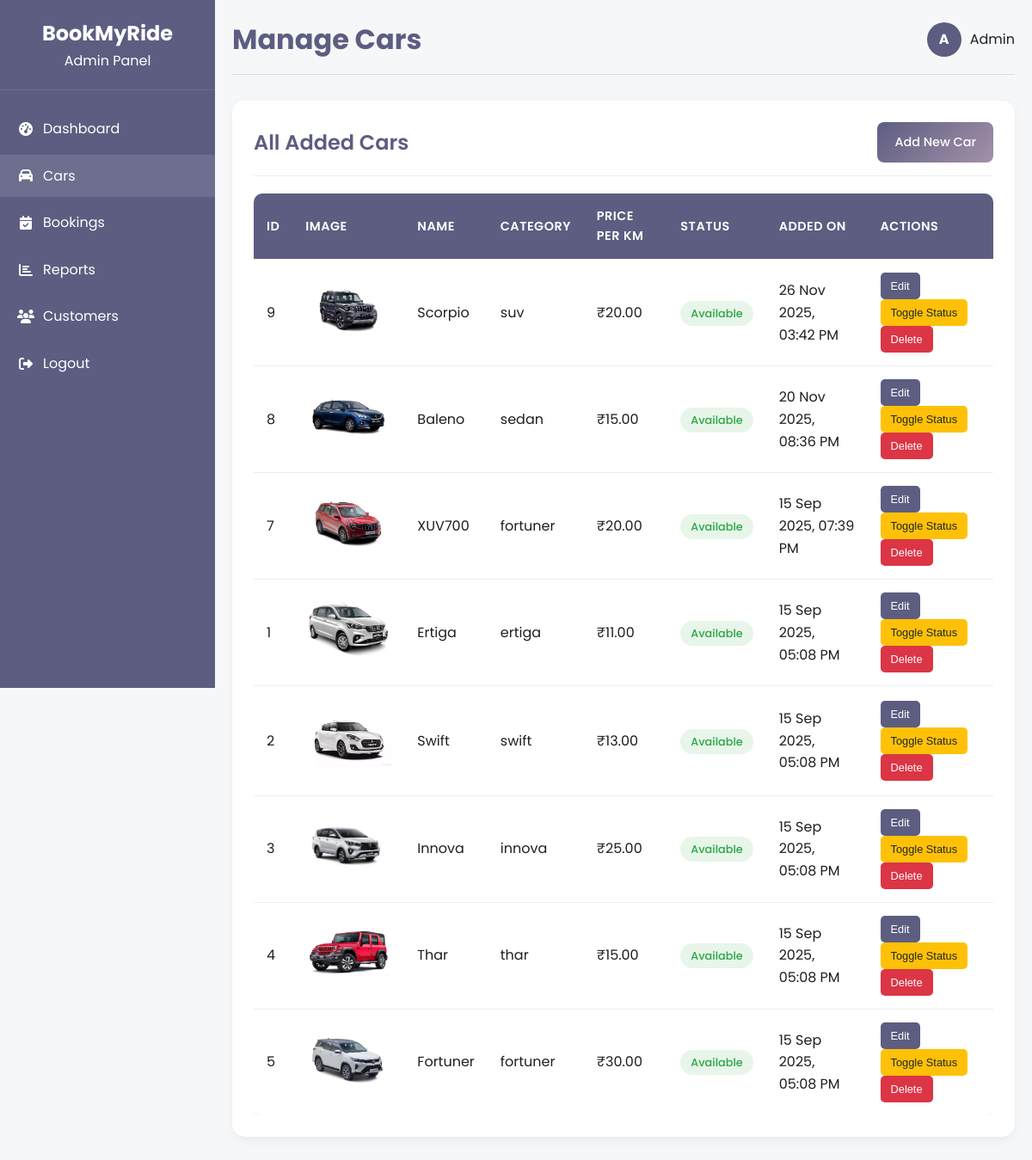
The page /admin/View_cars.php (signed in) on the database its author committed.
### tables this page shows
CREATE TABLE `cars` (
  `car_id` int(11) NOT NULL,
  `name` varchar(100) NOT NULL,
  `category` varchar(100) NOT NULL,
  `image` varchar(255) DEFAULT NULL,
  `status` enum('available','booked') DEFAULT 'available',
  `created_at` timestamp NOT NULL DEFAULT current_timestamp(),
  `fuel_type` varchar(50) DEFAULT 'Petrol',
  `transmission` varchar(50) DEFAULT 'Manual',
  `seating_capacity` int(11) DEFAULT 5,
  `mileage` varchar(50) DEFAULT '—',
  `engine` varchar(100) DEFAULT '—',
  `description` text DEFAULT NULL,
  `price_per_km` decimal(10,2) DEFAULT NULL
);

### admin/View_cars.php (the view, shortened to what this page needs)
<?php
include 'db.php';
$result = $conn->query("SELECT * FROM cars ORDER BY created_at DESC");
?>
<!DOCTYPE html>
<html lang="en">
<head>
  <link rel="stylesheet" href="https://cdnjs.cloudflare.com/ajax/libs/font-awesome/6.4.0/css/all.min.css">
  <link rel="stylesheet" href="../assets/css/admin.css">
</head>
<body>
<div class="admin-container">
  <div class="sidebar">
    <div class="sidebar-header">
      <h2>BookMyRide</h2>
      <p>Admin Panel</p>
    </div>
    <ul class="nav-links">
      <li><a href="dashboard_admin.php"><i class="fas fa-tachometer-alt"></i> Dashboard</a></li>
      <li><a href="View_cars.php" class="active"><i class="fas fa-car"></i> Cars</a></li>
      <li><a href="all_bookings.php"><i class="fas fa-calendar-check"></i> Bookings</a></li>
      <li><a href="report.php"><i class="fas fa-chart-bar"></i> Reports</a></li>
      <li><a href="customers.php"><i class="fas fa-users"></i> Customers</a></li>
      <li><a href="../logout.php"><i class="fas fa-sign-out-alt"></i> Logout</a></li>
    </ul>
  </div>
  <div class="main-content">
    <div class="header">
      <h1>Manage Cars</h1>
      <div class="user-info">
        <div class="user-avatar"><?php echo substr($_SESSION['user_name'], 0, 1); ?></div>
        <div><?php echo $_SESSION['user_name']; ?></div>
      </div>
    </div>
    <div class="content-section">
      <div class="section-header">
        <h2>All Added Cars</h2>
        <a href="Add_car.php" class="btn btn-primary">Add New Car</a>
      </div>
      <div class="table-container">
        <table>
          <thead>
            <tr>
              <th>ID</th>
              <th>Image</th>
              <th>Name</th>
              <th>Category</th>
              <th>Price per Km</th>
              <th>Status</th>
              <th>Added On</th>
              <th>Actions</th>
            </tr>
          </thead>
          <tbody>
            <?php while ($car = $result->fetch_assoc()): ?>
              <tr>
                <td><?php echo $car['car_id']; ?></td>
                <td><img src="../assets/images/<?php echo $car['image']; ?>" alt="<?php echo $car['name']; ?>" width="100" style="border-radius: 8px;"></td>
                <td><?php echo htmlspecialchars($car['name']); ?></td>
                <td><?php echo $car['category']; ?></td>
                <td>₹<?php echo number_format($car['price_per_km'], 2); ?></td>
                <td>
                  <span class="badge <?php echo $car['status'] == 'available' ? 'badge-success' : 'badge-danger'; ?>">
                    <?php echo $car['status']; ?>
                  </span>
                </td>
                <td><?php echo date('d M Y, h:i A', strtotime($car['created_at'])); ?></td>
                <td>
                  <a href="Edit_car.php?car_id=<?php echo $car['car_id']; ?>">
                    <button class="action-btn edit-btn">Edit</button>
                  </a>
                  <a href="View_cars.php?toggle=<?php echo $car['car_id']; ?>" onclick="return confirm('Are you sure you want to toggle the status of this car?');">
                    <button class="action-btn toggle-btn">Toggle Status</button>
                  </a>
                  <a href="View_cars.php?delete=<?php echo $car['car_id']; ?>" onclick="return confirm('Are you sure you want to delete this car?');">
                    <button class="action-btn delete-btn">Delete</button>
                  </a>
                </td>
              </tr>
            <?php endwhile; ?>
          </tbody>
        </table>
      </div>
    </div>
  </div>
</div>
</body>
</html>

### assets/css/admin.css (style rules this page uses)
:root { --primary-color: #5d5d81; --secondary-color: #8a8a9d; --dark-color: #1f1f1f; --light-color: #f8f8f8; --accent-color: #a491a9; --success-color: #28a745; --error-color: #dc3545; --warning-color: #ffc107; --info-color: #17a2b8; }
* { box-sizing: border-box; margin: 0; padding: 0; }
body { font-family: 'Poppins', sans-serif; background-color: #f5f7f9; color: var(--dark-color); line-height: 1.6; }
.admin-container { display: flex; min-height: 100vh; }
.sidebar { width: 250px; background: var(--primary-color); color: white; padding: 20px 0; position: fixed; height: 100vh; overflow-y: auto; }
.sidebar-header { padding: 0 20px 20px; border-bottom: 1px solid rgba(255, 255, 255, 0.1); text-align: center; }
.sidebar-header h2 { display: flex; align-items: center; justify-content: center; gap: 10px; font-size: 1.5rem; }
.nav-links { list-style: none; margin-top: 20px; }
.nav-links li { margin-bottom: 5px; }
.nav-links a { display: flex; align-items: center; gap: 10px; padding: 12px 20px; color: white; text-decoration: none; transition: background 0.3s; }
.nav-links a:hover, .nav-links a.active { background: rgba(255, 255, 255, 0.1); }
.nav-links i { width: 20px; text-align: center; }
.main-content { flex: 1; margin-left: 250px; padding: 20px; }
.header { display: flex; justify-content: space-between; align-items: center; margin-bottom: 30px; padding-bottom: 15px; border-bottom: 1px solid #ddd; }
.header h1 { color: var(--primary-color); font-size: 2rem; font-weight: 700; }
.user-info { display: flex; align-items: center; gap: 10px; }
.user-avatar { width: 40px; height: 40px; border-radius: 50%; background: var(--primary-color); color: white; display: flex; align-items: center; justify-content: center; font-weight: bold; }
.content-section { background: white; border-radius: 15px; padding: 25px; box-shadow: 0 4px 12px rgba(0, 0, 0, 0.05); margin-bottom: 30px; }
.section-header { display: flex; justify-content: space-between; align-items: center; margin-bottom: 20px; padding-bottom: 15px; border-bottom: 1px solid #eee; }
.section-header h2 { color: var(--primary-color); font-size: 1.5rem; font-weight: 600; }
.btn { padding: 12px 20px; border: none; border-radius: 8px; cursor: pointer; font-weight: 500; transition: all 0.3s ease; text-decoration: none; display: inline-block; font-size: 0.9rem; }
.btn-primary { background: linear-gradient(135deg, var(--primary-color), var(--accent-color)); color: white; }
.table-container { overflow-x: auto; }
table { width: 100%; border-collapse: collapse; background: white; border-radius: 10px; overflow: hidden; box-shadow: 0 2px 8px rgba(0, 0, 0, 0.05); }
th, td { padding: 15px; text-align: left; border-bottom: 1px solid #eee; }
th { background: var(--primary-color); color: white; font-weight: 600; font-size: 0.9rem; text-transform: uppercase; letter-spacing: 0.5px; }
tbody tr:last-child td { border-bottom: none; }
.badge { padding: 6px 12px; border-radius: 20px; font-size: 0.8rem; font-weight: 500; text-transform: capitalize; }
.badge-success { background: #e8f5e9; color: var(--success-color); }
.action-btn { padding: 8px 12px; border: none; border-radius: 5px; cursor: pointer; font-size: 0.8rem; margin-right: 5px; transition: all 0.3s ease; }
.edit-btn { background: var(--primary-color); color: white; }
.toggle-btn { background: var(--warning-color); color: #212529; }
.delete-btn { background: var(--error-color); color: white; }
.content-section, .card { animation: fadeInUp 0.6s ease-out; }

### rows shown on the page
cars: car_id "9", image (picture), name "Scorpio", category "suv", price_per_km "20.00", status "Available", created_at "26 Nov 2025, 03:42 PM"
cars: car_id "8", image+name (picture), name "Baleno", category "sedan", price_per_km "15.00", status "Available", created_at "20 Nov 2025, 08:36 PM"
cars: car_id "7", image (picture), name "XUV700", category "fortuner", price_per_km "20.00", status "Available", created_at "15 Sep 2025, 07:39 PM"
cars: car_id "1", image (picture), name "Ertiga", category "ertiga", price_per_km "11.00", status "Available", created_at "15 Sep 2025, 05:08 PM"
cars: car_id "2", image (picture), name "Swift", category "swift", price_per_km "13.00", status "Available", created_at "15 Sep 2025, 05:08 PM"
cars: car_id "3", image (picture), name "Innova", category "innova", price_per_km "25.00", status "Available", created_at "15 Sep 2025, 05:08 PM"
cars: car_id "4", image (picture), name "Thar", category "thar", price_per_km "15.00", status "Available", created_at "15 Sep 2025, 05:08 PM"
cars: car_id "5", image (picture), name "Fortuner", category "fortuner", price_per_km "30.00", status "Available", created_at "15 Sep 2025, 05:08 PM"

### other values the page prints
substr($_SESSION['user_name'], 0, 1) "A"
$_SESSION['user_name'] "Admin"
